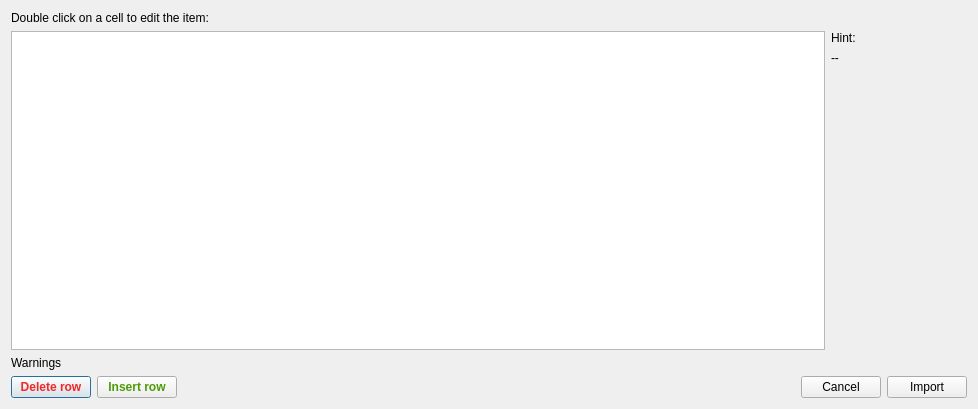
<?xml version="1.0" encoding="UTF-8"?>
<ui version="4.0">
 <class>DlgImportCSV_Step2</class>
 <widget class="QDialog" name="DlgImportCSV_Step2">
  <property name="geometry">
   <rect>
    <x>0</x>
    <y>0</y>
    <width>978</width>
    <height>409</height>
   </rect>
  </property>
  <property name="windowTitle">
   <string>CSV Importer, Step2</string>
  </property>
  <layout class="QVBoxLayout" name="verticalLayout_2">
   <item>
    <layout class="QVBoxLayout" name="verticalLayout">
     <item>
      <widget class="QLabel" name="label">
       <property name="text">
        <string>Double click on a cell to edit the item:</string>
       </property>
      </widget>
     </item>
     <item>
      <layout class="QHBoxLayout" name="horizontalLayout" stretch="6,1">
       <item>
        <widget class="CSVDataTableWidget" name="tab">
         <property name="selectionMode">
          <enum>QAbstractItemView::SingleSelection</enum>
         </property>
        </widget>
       </item>
       <item>
        <layout class="QVBoxLayout" name="verticalLayout_3">
         <item>
          <widget class="QLabel" name="label_3">
           <property name="text">
            <string>Hint:</string>
           </property>
          </widget>
         </item>
         <item>
          <widget class="QLabel" name="laMsg">
           <property name="text">
            <string>--</string>
           </property>
           <property name="wordWrap">
            <bool>true</bool>
           </property>
          </widget>
         </item>
         <item>
          <spacer name="verticalSpacer">
           <property name="orientation">
            <enum>Qt::Vertical</enum>
           </property>
           <property name="sizeHint" stdset="0">
            <size>
             <width>20</width>
             <height>40</height>
            </size>
           </property>
          </spacer>
         </item>
        </layout>
       </item>
      </layout>
     </item>
     <item>
      <widget class="QLabel" name="laCount">
       <property name="text">
        <string>Warnings</string>
       </property>
      </widget>
     </item>
     <item>
      <layout class="QHBoxLayout" name="horizontalLayout_2">
       <item>
        <widget class="QPushButton" name="btnDelete">
         <property name="palette">
          <palette>
           <active>
            <colorrole role="ButtonText">
             <brush brushstyle="SolidPattern">
              <color alpha="255">
               <red>239</red>
               <green>41</green>
               <blue>41</blue>
              </color>
             </brush>
            </colorrole>
           </active>
           <inactive>
            <colorrole role="ButtonText">
             <brush brushstyle="SolidPattern">
              <color alpha="255">
               <red>239</red>
               <green>41</green>
               <blue>41</blue>
              </color>
             </brush>
            </colorrole>
           </inactive>
           <disabled>
            <colorrole role="ButtonText">
             <brush brushstyle="SolidPattern">
              <color alpha="255">
               <red>190</red>
               <green>190</green>
               <blue>190</blue>
              </color>
             </brush>
            </colorrole>
           </disabled>
          </palette>
         </property>
         <property name="font">
          <font>
           <weight>75</weight>
           <bold>true</bold>
          </font>
         </property>
         <property name="text">
          <string>Delete row</string>
         </property>
        </widget>
       </item>
       <item>
        <widget class="QPushButton" name="btnInsert">
         <property name="palette">
          <palette>
           <active>
            <colorrole role="ButtonText">
             <brush brushstyle="SolidPattern">
              <color alpha="255">
               <red>78</red>
               <green>154</green>
               <blue>6</blue>
              </color>
             </brush>
            </colorrole>
           </active>
           <inactive>
            <colorrole role="ButtonText">
             <brush brushstyle="SolidPattern">
              <color alpha="255">
               <red>78</red>
               <green>154</green>
               <blue>6</blue>
              </color>
             </brush>
            </colorrole>
           </inactive>
           <disabled>
            <colorrole role="ButtonText">
             <brush brushstyle="SolidPattern">
              <color alpha="255">
               <red>190</red>
               <green>190</green>
               <blue>190</blue>
              </color>
             </brush>
            </colorrole>
           </disabled>
          </palette>
         </property>
         <property name="font">
          <font>
           <weight>75</weight>
           <bold>true</bold>
          </font>
         </property>
         <property name="text">
          <string>Insert row</string>
         </property>
        </widget>
       </item>
       <item>
        <spacer name="horizontalSpacer">
         <property name="orientation">
          <enum>Qt::Horizontal</enum>
         </property>
         <property name="sizeHint" stdset="0">
          <size>
           <width>40</width>
           <height>20</height>
          </size>
         </property>
        </spacer>
       </item>
       <item>
        <widget class="QPushButton" name="btnCancel">
         <property name="text">
          <string>Cancel</string>
         </property>
        </widget>
       </item>
       <item>
        <widget class="QPushButton" name="btnImport">
         <property name="text">
          <string>Import</string>
         </property>
        </widget>
       </item>
      </layout>
     </item>
    </layout>
   </item>
  </layout>
 </widget>
 <customwidgets>
  <customwidget>
   <class>CSVDataTableWidget</class>
   <extends>QTableWidget</extends>
   <header>ui/DlgImportCSV_Step2.h</header>
  </customwidget>
 </customwidgets>
 <resources/>
 <connections>
  <connection>
   <sender>btnCancel</sender>
   <signal>clicked()</signal>
   <receiver>DlgImportCSV_Step2</receiver>
   <slot>reject()</slot>
   <hints>
    <hint type="sourcelabel">
     <x>840</x>
     <y>386</y>
    </hint>
    <hint type="destinationlabel">
     <x>488</x>
     <y>204</y>
    </hint>
   </hints>
  </connection>
  <connection>
   <sender>tab</sender>
   <signal>currentCellChanged(int,int,int,int)</signal>
   <receiver>DlgImportCSV_Step2</receiver>
   <slot>onCellSelectionChanged(int,int)</slot>
   <hints>
    <hint type="sourcelabel">
     <x>417</x>
     <y>188</y>
    </hint>
    <hint type="destinationlabel">
     <x>488</x>
     <y>204</y>
    </hint>
   </hints>
  </connection>
  <connection>
   <sender>btnImport</sender>
   <signal>clicked()</signal>
   <receiver>DlgImportCSV_Step2</receiver>
   <slot>accept()</slot>
   <hints>
    <hint type="sourcelabel">
     <x>926</x>
     <y>386</y>
    </hint>
    <hint type="destinationlabel">
     <x>488</x>
     <y>204</y>
    </hint>
   </hints>
  </connection>
 </connections>
 <slots>
  <slot>onCellSelectionChanged(int,int)</slot>
 </slots>
</ui>
